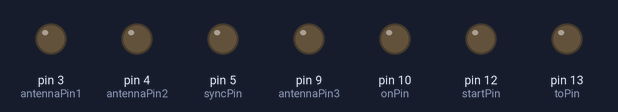
A sketch run on a simulated Arduino Uno, built with avr-gcc and run on an emulated ATmega328P. On the bench: output pins drawn as LEDs (lit = HIGH). Pins used as bus, display or sensor lines are not drawn.

Above: at 0.1 s.
At 2.9 s:
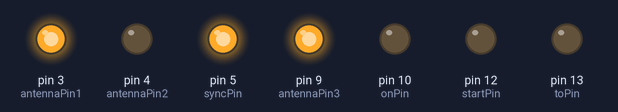
At 7.5 s:
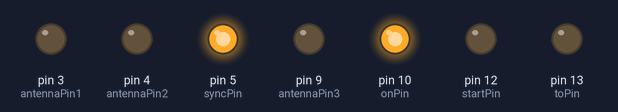
At 16.5 s:
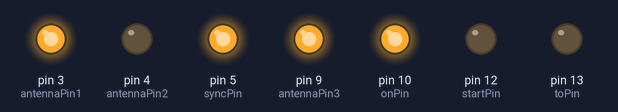
At 26.2 s:
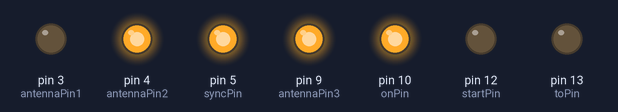
At 36.4 s:
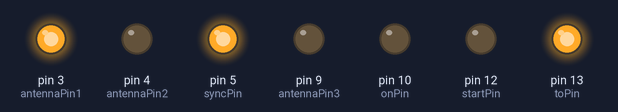
Timing chart, 0 to 37.9 s (numbered marks = the images above):
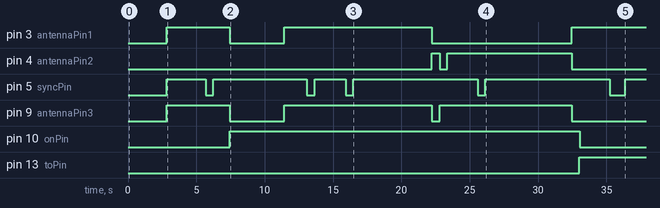

Measured:
- by itself, pin 3 (antennaPin1): goes HIGH 4.6 s, LOW 4.0 s, HIGH 10.8 s, LOW 10.2 s, then HIGH
- by itself, pin 4 (antennaPin2): LOW → HIGH at 22.2 s, → LOW 0.57 s later, → HIGH 0.57 s later, → LOW 9.1 s later
- by itself, pin 5 (syncPin): LOW → HIGH at 2.8 s, → LOW 2.8 s later, → HIGH 0.57 s later, → LOW 6.8 s later, … (11 changes in this stretch)
- by itself, pin 9 (antennaPin3): goes HIGH 4.6 s, LOW 4.0 s, HIGH 10.8 s, LOW 0.57 s, HIGH 9.7 s, then LOW
- by itself, pin 10 (onPin): LOW → HIGH at 7.4 s, → LOW 25.6 s later
- by itself, pin 13 (toPin): LOW → HIGH at 33.0 s

The sketch:

UTCU_WORKING.ino
```cpp
// ----------- PIN SETUP -----------

// output pin for controlling antenna
const int antennaPin1 = 3;
const int antennaPin2 = 4;
const int antennaPin3 = 9;

// For syncing during demo
const int syncPin = 5;

// output pin for encoded data.
const int phasePin = 7;

// output pin for start/stop
const int startPin = 12;

// output pin for to/fro
const int toPin = 13;

// output pin for on/off
const int onPin = 10;

// ----------- CONSTANTS -----------

// const unsigned long MAX_TIME = 615; // If we want to change back to milliseconds.

const unsigned long ERROR_RANGE = 4;

// How much delay (us) after each bit is sent.
const int DELAY = 59;

// The start up time before data at "ms_time zero" starts.
const unsigned int START_UP = 0;

// Number of bytes atenna.
const int ATENNA = 4;

// Number of bytes for opcode.
const int OPCODE = 26;

// Number of bytes for carrier acquision and time sync (Additional number because string as extra '\0').
// const int PLANE_SYNC = 19;

// Number of data words.
const int DATA_WORDS  = 6;
const int BASIC = 46;
const int AUX = 100;

// Scale factor
const unsigned long SCALE_FACTOR = 1;

// Carrier acquisition and time sync
// const char CARRIER_SYNC[PLANE_SYNC] = "000000000000011101";

// This is multiplied to the time to allow for better USSIM waves (default is 1).
const unsigned long SYNC_START = 0;
const unsigned long SYNC_END = 1000;

// Used to see if function ID should be sent.
const char NO_FUNCID[OPCODE] = "0000000000000000000000000";
// ----------- MODE ENUM (FOR SWITCHING) -----------
// defines which scan mode we're in
enum Mode {AZ, EL, BAZ};

Mode currentMode = AZ;


// ----------- PacketEntry STRUCTURE -----------

// Each PacketEntry runs at a specific time, with a specific encoded opcode, for a specific antenna, in a specific mode.
// tx, to_fro, and start_stop will not be strings because a string is 2 characters long
// we only need 1 character (remove the "" from the numbers).
typedef struct {
  unsigned long ms_time;
  char opcode[OPCODE];
  char data_word;
  char antenna_selection[ATENNA];
  char tx;
  char to_fro;
  char start_stop;
} PacketEntry;

// Define data in PROGMEM
///This will be generated by a python code
///Opcode will automatically be encoded
// sets the starting mode to azimuth

// Can't be const because I need to iterate the times. However,
// if the USSIM group can get a good frequency without scaling then you can make it a const.
const PacketEntry instructions[63] = {
	{0, "0000000000000000000000000", '0', "101", '0', '0', '0'},
	{47200, "0000000000000100110101101", '0', "000", '1', '0', '0'},
	{48800, "0000000000000000000000000", '0', "101", '1', '0', '0'},
	{48864, "0000000000000000000000000", '0', "101", '1', '0', '0'},
	{49248, "0000000000000000000000000", '0', "010", '1', '0', '0'},
	{49376, "0000000000000000000000000", '0', "001", '1', '0', '0'},
	{49504, "0000000000000000000000000", '0', "011", '1', '0', '0'},
	{49632, "0000000000000000000000000", '0', "100", '1', '0', '0'},
	{49760, "0000000000000000000000000", '0', "100", '1', '1', '1'},
	{55960, "0000000000000000000000000", '0', "100", '0', '1', '0'},
	{56260, "0000000000000000000000000", '0', "100", '0', '1', '0'},
	{56560, "0000000000000000000000000", '0', "100", '1', '0', '1'},
	{62760, "0000000000000000000000000", '0', "100", '1', '0', '0'},
	{62888, "0000000000000000000000000", '0', "101", '1', '0', '0'},
	{63100, "0000000000000000000000000", '0', "101", '0', '0', '0'},
	{209200, "0000000000000100110101101", '0', "000", '1', '0', '0'},
	{210800, "0000000000000000000000000", '0', "101", '1', '0', '0'},
	{210864, "0000000000000000000000000", '0', "101", '1', '0', '0'},
	{211248, "0000000000000000000000000", '0', "010", '1', '0', '0'},
	{211376, "0000000000000000000000000", '0', "001", '1', '0', '0'},
	{211504, "0000000000000000000000000", '0', "011", '1', '0', '0'},
	{211632, "0000000000000000000000000", '0', "100", '1', '0', '0'},
	{211760, "0000000000000000000000000", '0', "100", '1', '1', '1'},
	{217960, "0000000000000000000000000", '0', "100", '0', '1', '0'},
	{218260, "0000000000000000000000000", '0', "100", '0', '1', '0'},
	{218560, "0000000000000000000000000", '0', "100", '1', '0', '1'},
	{224760, "0000000000000000000000000", '0', "100", '1', '0', '0'},
	{224888, "0000000000000000000000000", '0', "101", '1', '0', '0'},
	{225100, "0000000000000000000000000", '0', "101", '0', '0', '0'},
	{260600, "0000000000000000000000000", '4', "000", '1', '0', '0'},
	{263700, "0000000000000000000000000", '0', "101", '0', '0', '0'},
	{285200, "0000000000000000000000000", '5', "000", '1', '0', '0'},
	{288300, "0000000000000000000000000", '0', "101", '0', '0', '0'},
	{378200, "0000000000000100110101101", '0', "000", '1', '0', '0'},
	{379800, "0000000000000000000000000", '0', "101", '1', '0', '0'},
	{379864, "0000000000000000000000000", '0', "101", '1', '0', '0'},
	{380248, "0000000000000000000000000", '0', "010", '1', '0', '0'},
	{380376, "0000000000000000000000000", '0', "001", '1', '0', '0'},
	{380504, "0000000000000000000000000", '0', "011", '1', '0', '0'},
	{380632, "0000000000000000000000000", '0', "100", '1', '0', '0'},
	{380760, "0000000000000000000000000", '0', "100", '1', '1', '1'},
	{386960, "0000000000000000000000000", '0', "100", '0', '1', '0'},
	{387260, "0000000000000000000000000", '0', "100", '0', '1', '0'},
	{387560, "0000000000000000000000000", '0', "100", '1', '0', '1'},
	{393760, "0000000000000000000000000", '0', "100", '1', '0', '0'},
	{393888, "0000000000000000000000000", '0', "101", '1', '0', '0'},
	{394100, "0000000000000000000000000", '0', "101", '0', '0', '0'},
	{430600, "0000000000000000000000000", '6', "000", '1', '0', '0'},
	{433700, "0000000000000000000000000", '0', "101", '0', '0', '0'},
	{552200, "0000000000000100110101101", '0', "000", '1', '0', '0'},
	{553800, "0000000000000000000000000", '0', "101", '1', '0', '0'},
	{553864, "0000000000000000000000000", '0', "101", '1', '0', '0'},
	{554248, "0000000000000000000000000", '0', "010", '1', '0', '0'},
	{554376, "0000000000000000000000000", '0', "001", '1', '0', '0'},
	{554504, "0000000000000000000000000", '0', "011", '1', '0', '0'},
	{554632, "0000000000000000000000000", '0', "100", '1', '0', '0'},
	{554760, "0000000000000000000000000", '0', "100", '1', '1', '1'},
	{560960, "0000000000000000000000000", '0', "100", '0', '1', '0'},
	{561260, "0000000000000000000000000", '0', "100", '0', '1', '0'},
	{561560, "0000000000000000000000000", '0', "100", '1', '0', '1'},
	{567760, "0000000000000000000000000", '0', "100", '1', '0', '0'},
	{567888, "0000000000000000000000000", '0', "101", '1', '0', '0'},
	{568100, "0000000000000000000000000", '0', "101", '0', '0', '0'}
};
// ----------- Global Variables -----------

// Time for everything to get set up.
unsigned long startup_time = 0;

// Current time within 615 milliseconds and after
unsigned long machineTime = 0;

// Used to increment through instructions array.
int curr_instruct = 0;

// Size of array
int size = sizeof(instructions) / sizeof(instructions[0]);

// each full scan cycle is 615 milliseconds
const unsigned long MAX_TIME = instructions[size - 1].ms_time + 500;

// ----------- DATA WORDS -----------

// BDW1–6 and ADWA1 values taken from Appendix A (Not decoded yet).
const char BDW[DATA_WORDS][BASIC] = {
  "000000000000010011111110010000000001100010011",
	"000000000000010011110001000111101000010000001",
	"000000000000010011011100010000010000000110000",
	"000000000000010011010011000110011110110011101",
	"000000000000010011001101011110111101000100010",
	"000000000000010011100101110001010100010111011"
};

const char ADW[AUX] = "00000000000001001100010110011111011101110000101100100010011110101100111001110010101011101";


// AZ mode can send AZ, BDW1, BDW2, BDW3, BDW4, BDW5, BDW6, ADWA1 and sync signal.
// EL mode can send EL and accept sync signal.
// BAZ can send BDW1, BDW2, BDW4, BDW6, and accept a sync signal.

void setup() {
  // start serial communication for debugging / command input
  //Serial.begin(9600);

  // setup pins
  pinMode(antennaPin1, OUTPUT);
  pinMode(antennaPin2, OUTPUT);
  pinMode(antennaPin3, OUTPUT);
  pinMode(phasePin, OUTPUT);
  pinMode(startPin, OUTPUT);
  pinMode(toPin, OUTPUT);
  pinMode(onPin, OUTPUT);
	pinMode(syncPin, OUTPUT);
	digitalWrite(syncPin, LOW);

  // startup message
  //Serial.println("UTCU Simulation Started");

  // Time it takes to set up everything at the very beginning.
  startup_time = micros();
}

void loop() {
    // loop through all instructions
    while(true) {
      // Gets current time. MAX_TIME will be scaled by scale factor (SCALE_FACTOR is decided by USSIM group to meet their requirements).
      machineTime = ((micros() - startup_time) % (MAX_TIME * SCALE_FACTOR)) / SCALE_FACTOR;

			// Start the sync at the beginning.
			if (machineTime == SYNC_START){
				digitalWrite(syncPin, HIGH);
			}
			else if (machineTime == SYNC_END){
				digitalWrite(syncPin, LOW);
			}


      // No need to modulus for actual test because we are only going to 615 once.
      // Can change if you want won't really affect code.
      // machineTime = micros() - startup_time;

      // If time current time matches one in instruction.
      if (instructions[curr_instruct].ms_time == machineTime) {
        // Need to subtract '0' because sending a the character 1 send 49 (ascii number).
        digitalWrite(antennaPin1, instructions[curr_instruct].antenna_selection[0] - '0');
        digitalWrite(antennaPin2, instructions[curr_instruct].antenna_selection[1] - '0');
        digitalWrite(antennaPin3, instructions[curr_instruct].antenna_selection[2] - '0');
        digitalWrite(onPin, instructions[curr_instruct].tx - '0');
        digitalWrite(startPin, instructions[curr_instruct].start_stop - '0');
        digitalWrite(toPin, instructions[curr_instruct].to_fro - '0');
        //Check if a data word is being sent.
        if (instructions[curr_instruct].data_word == '0' && (strcmp(instructions[curr_instruct].opcode, NO_FUNCID) != 0)) {
          sendPhase(phasePin, instructions[curr_instruct].opcode, OPCODE);
					//sendWord(BDW[instructions[curr_instruct].data_word - '1']);
          //Serial.println("sending opcode");  // Testing purposes
        }
        else if (instructions[curr_instruct].data_word != '0'){
					//sendPhase(phasePin, instructions[curr_instruct].opcode, OPCODE);
					if (instructions[curr_instruct].data_word != '7'){
        		sendPhase(phasePin, BDW[instructions[curr_instruct].data_word - '1'], BASIC);
					}
					else {
						sendPhase(phasePin, ADW, AUX);
					}
        }
        curr_instruct = (curr_instruct+1) % size; // This is used for looping through the data (for testing).
      }
    }
  }

// Outputs phase data.
void sendPhase(const int pin, const char data[], const int charSize){
  for (int i = 0; i < charSize - 1; i++){
    // If data byte is 1.
    if (data[i] == '1'){
      digitalWrite(pin, HIGH);
    }
    // If data byte is 0
    else{
      digitalWrite(pin, LOW);
    }
		delayMicroseconds(DELAY * SCALE_FACTOR);
  }
	digitalWrite(pin, LOW);
}
```
